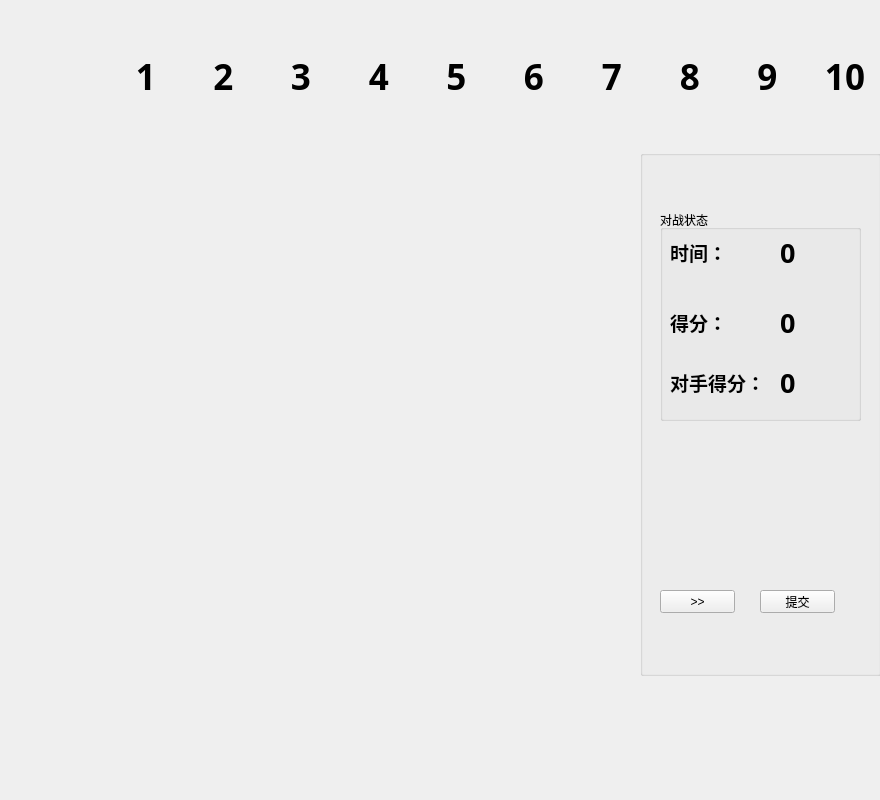
<?xml version="1.0" encoding="UTF-8"?>
<ui version="4.0">
 <class>Form</class>
 <widget class="QWidget" name="Form">
  <property name="geometry">
   <rect>
    <x>0</x>
    <y>0</y>
    <width>880</width>
    <height>800</height>
   </rect>
  </property>
  <property name="windowTitle">
   <string>Form</string>
  </property>
  <widget class="QWidget" name="layoutWidget">
   <property name="geometry">
    <rect>
     <x>110</x>
     <y>41</y>
     <width>771</width>
     <height>71</height>
    </rect>
   </property>
   <layout class="QHBoxLayout" name="horizontalLayout">
    <item>
     <widget class="QLabel" name="label_1">
      <property name="baseSize">
       <size>
        <width>60</width>
        <height>60</height>
       </size>
      </property>
      <property name="font">
       <font>
        <family>黑体</family>
        <pointsize>26</pointsize>
        <weight>75</weight>
        <bold>true</bold>
       </font>
      </property>
      <property name="text">
       <string>1</string>
      </property>
      <property name="alignment">
       <set>Qt::AlignCenter</set>
      </property>
     </widget>
    </item>
    <item>
     <widget class="QLabel" name="label_2">
      <property name="baseSize">
       <size>
        <width>60</width>
        <height>60</height>
       </size>
      </property>
      <property name="font">
       <font>
        <family>黑体</family>
        <pointsize>26</pointsize>
        <weight>75</weight>
        <bold>true</bold>
       </font>
      </property>
      <property name="text">
       <string>2</string>
      </property>
      <property name="alignment">
       <set>Qt::AlignCenter</set>
      </property>
     </widget>
    </item>
    <item>
     <widget class="QLabel" name="label_3">
      <property name="baseSize">
       <size>
        <width>60</width>
        <height>60</height>
       </size>
      </property>
      <property name="font">
       <font>
        <family>黑体</family>
        <pointsize>26</pointsize>
        <weight>75</weight>
        <bold>true</bold>
       </font>
      </property>
      <property name="text">
       <string>3</string>
      </property>
      <property name="alignment">
       <set>Qt::AlignCenter</set>
      </property>
     </widget>
    </item>
    <item>
     <widget class="QLabel" name="label_4">
      <property name="baseSize">
       <size>
        <width>60</width>
        <height>60</height>
       </size>
      </property>
      <property name="font">
       <font>
        <family>黑体</family>
        <pointsize>26</pointsize>
        <weight>75</weight>
        <bold>true</bold>
       </font>
      </property>
      <property name="text">
       <string>4</string>
      </property>
      <property name="alignment">
       <set>Qt::AlignCenter</set>
      </property>
     </widget>
    </item>
    <item>
     <widget class="QLabel" name="label_5">
      <property name="baseSize">
       <size>
        <width>60</width>
        <height>60</height>
       </size>
      </property>
      <property name="font">
       <font>
        <family>黑体</family>
        <pointsize>26</pointsize>
        <weight>75</weight>
        <bold>true</bold>
       </font>
      </property>
      <property name="text">
       <string>5</string>
      </property>
      <property name="alignment">
       <set>Qt::AlignCenter</set>
      </property>
     </widget>
    </item>
    <item>
     <widget class="QLabel" name="label_6">
      <property name="baseSize">
       <size>
        <width>60</width>
        <height>60</height>
       </size>
      </property>
      <property name="font">
       <font>
        <family>黑体</family>
        <pointsize>26</pointsize>
        <weight>75</weight>
        <bold>true</bold>
       </font>
      </property>
      <property name="text">
       <string>6</string>
      </property>
      <property name="alignment">
       <set>Qt::AlignCenter</set>
      </property>
     </widget>
    </item>
    <item>
     <widget class="QLabel" name="label_7">
      <property name="baseSize">
       <size>
        <width>60</width>
        <height>60</height>
       </size>
      </property>
      <property name="font">
       <font>
        <family>黑体</family>
        <pointsize>26</pointsize>
        <weight>75</weight>
        <bold>true</bold>
       </font>
      </property>
      <property name="text">
       <string>7</string>
      </property>
      <property name="alignment">
       <set>Qt::AlignCenter</set>
      </property>
     </widget>
    </item>
    <item>
     <widget class="QLabel" name="label_8">
      <property name="baseSize">
       <size>
        <width>60</width>
        <height>60</height>
       </size>
      </property>
      <property name="font">
       <font>
        <family>黑体</family>
        <pointsize>26</pointsize>
        <weight>75</weight>
        <bold>true</bold>
       </font>
      </property>
      <property name="text">
       <string>8</string>
      </property>
      <property name="alignment">
       <set>Qt::AlignCenter</set>
      </property>
     </widget>
    </item>
    <item>
     <widget class="QLabel" name="label_9">
      <property name="baseSize">
       <size>
        <width>60</width>
        <height>60</height>
       </size>
      </property>
      <property name="font">
       <font>
        <family>黑体</family>
        <pointsize>26</pointsize>
        <weight>75</weight>
        <bold>true</bold>
       </font>
      </property>
      <property name="text">
       <string>9</string>
      </property>
      <property name="alignment">
       <set>Qt::AlignCenter</set>
      </property>
     </widget>
    </item>
    <item>
     <widget class="QLabel" name="label_10">
      <property name="baseSize">
       <size>
        <width>60</width>
        <height>60</height>
       </size>
      </property>
      <property name="font">
       <font>
        <family>黑体</family>
        <pointsize>26</pointsize>
        <weight>75</weight>
        <bold>true</bold>
       </font>
      </property>
      <property name="text">
       <string>10</string>
      </property>
      <property name="alignment">
       <set>Qt::AlignCenter</set>
      </property>
     </widget>
    </item>
   </layout>
  </widget>
  <widget class="QStackedWidget" name="stackedWidget">
   <property name="geometry">
    <rect>
     <x>110</x>
     <y>149</y>
     <width>521</width>
     <height>521</height>
    </rect>
   </property>
   <widget class="QWidget" name="page"/>
   <widget class="QWidget" name="page_2"/>
  </widget>
  <widget class="QGroupBox" name="groupBox">
   <property name="geometry">
    <rect>
     <x>640</x>
     <y>150</y>
     <width>241</width>
     <height>526</height>
    </rect>
   </property>
   <property name="title">
    <string/>
   </property>
   <widget class="QGroupBox" name="groupBox_2">
    <property name="geometry">
     <rect>
      <x>20</x>
      <y>60</y>
      <width>201</width>
      <height>211</height>
     </rect>
    </property>
    <property name="title">
     <string>对战状态</string>
    </property>
    <widget class="QLabel" name="labelRunTime">
     <property name="geometry">
      <rect>
       <x>120</x>
       <y>20</y>
       <width>70</width>
       <height>45</height>
      </rect>
     </property>
     <property name="font">
      <font>
       <family>黑体</family>
       <pointsize>20</pointsize>
       <weight>75</weight>
       <bold>true</bold>
      </font>
     </property>
     <property name="text">
      <string>0</string>
     </property>
    </widget>
    <widget class="QLabel" name="labelScore">
     <property name="geometry">
      <rect>
       <x>120</x>
       <y>90</y>
       <width>70</width>
       <height>45</height>
      </rect>
     </property>
     <property name="font">
      <font>
       <family>黑体</family>
       <pointsize>20</pointsize>
       <weight>75</weight>
       <bold>true</bold>
      </font>
     </property>
     <property name="text">
      <string>0</string>
     </property>
    </widget>
    <widget class="QLabel" name="labelRunTime_2">
     <property name="geometry">
      <rect>
       <x>10</x>
       <y>20</y>
       <width>51</width>
       <height>45</height>
      </rect>
     </property>
     <property name="font">
      <font>
       <family>黑体</family>
       <pointsize>14</pointsize>
       <weight>75</weight>
       <bold>true</bold>
      </font>
     </property>
     <property name="text">
      <string>时间：</string>
     </property>
    </widget>
    <widget class="QLabel" name="labelRunTime_3">
     <property name="geometry">
      <rect>
       <x>10</x>
       <y>90</y>
       <width>51</width>
       <height>45</height>
      </rect>
     </property>
     <property name="font">
      <font>
       <family>黑体</family>
       <pointsize>14</pointsize>
       <weight>75</weight>
       <bold>true</bold>
      </font>
     </property>
     <property name="text">
      <string>得分：</string>
     </property>
    </widget>
    <widget class="QLabel" name="labelRunTime_4">
     <property name="geometry">
      <rect>
       <x>10</x>
       <y>150</y>
       <width>101</width>
       <height>45</height>
      </rect>
     </property>
     <property name="font">
      <font>
       <family>黑体</family>
       <pointsize>14</pointsize>
       <weight>75</weight>
       <bold>true</bold>
      </font>
     </property>
     <property name="text">
      <string>对手得分：</string>
     </property>
    </widget>
    <widget class="QLabel" name="labelOpponentScore">
     <property name="geometry">
      <rect>
       <x>120</x>
       <y>150</y>
       <width>70</width>
       <height>45</height>
      </rect>
     </property>
     <property name="font">
      <font>
       <family>黑体</family>
       <pointsize>20</pointsize>
       <weight>75</weight>
       <bold>true</bold>
      </font>
     </property>
     <property name="text">
      <string>0</string>
     </property>
    </widget>
   </widget>
   <widget class="QPushButton" name="pushButtonNext">
    <property name="geometry">
     <rect>
      <x>20</x>
      <y>440</y>
      <width>75</width>
      <height>23</height>
     </rect>
    </property>
    <property name="text">
     <string>&gt;&gt;</string>
    </property>
   </widget>
   <widget class="QPushButton" name="pushButtonCommit">
    <property name="geometry">
     <rect>
      <x>120</x>
      <y>440</y>
      <width>75</width>
      <height>23</height>
     </rect>
    </property>
    <property name="text">
     <string>提交</string>
    </property>
   </widget>
  </widget>
 </widget>
 <resources/>
 <connections/>
</ui>
